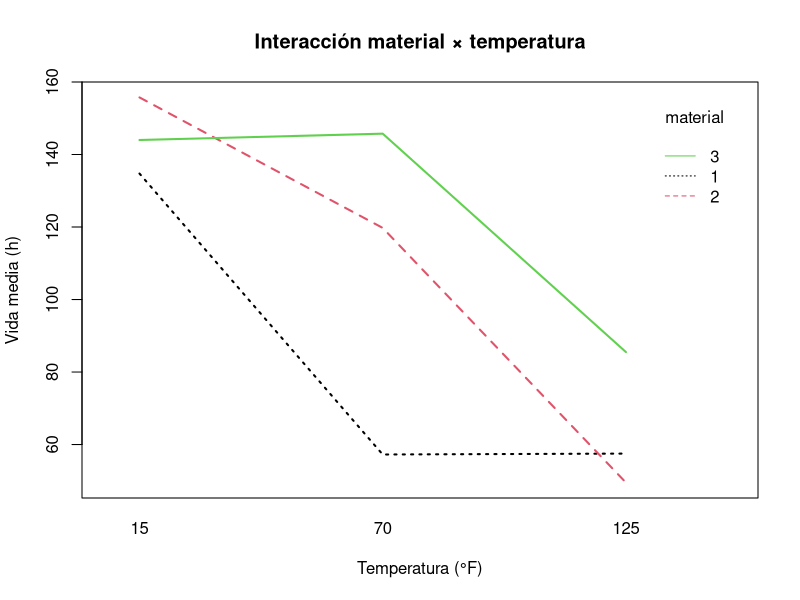
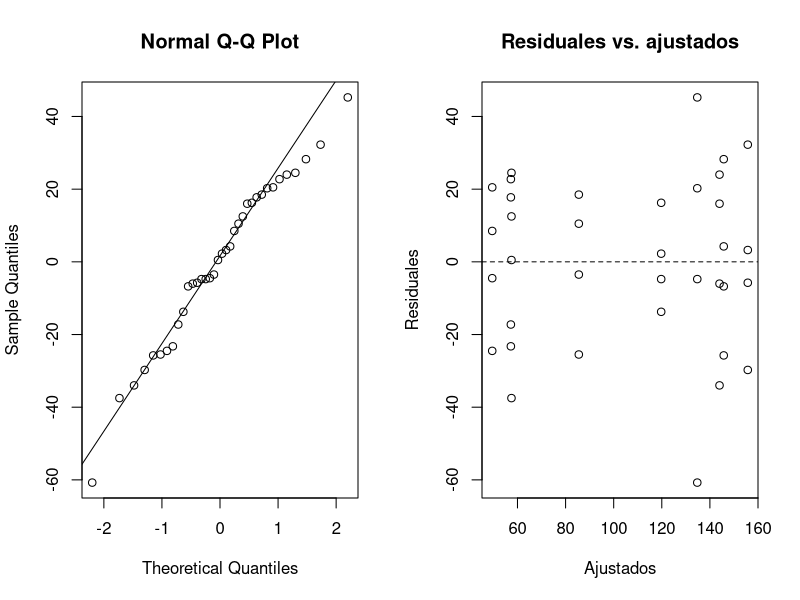
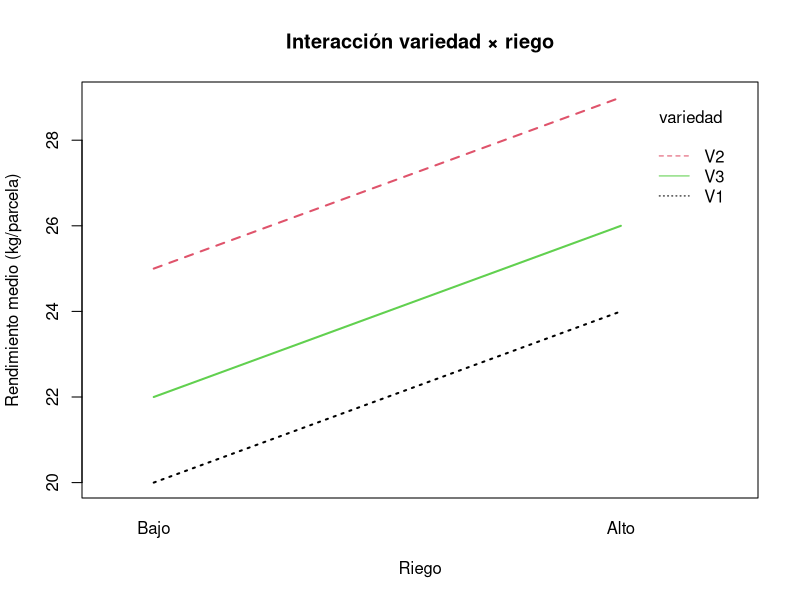
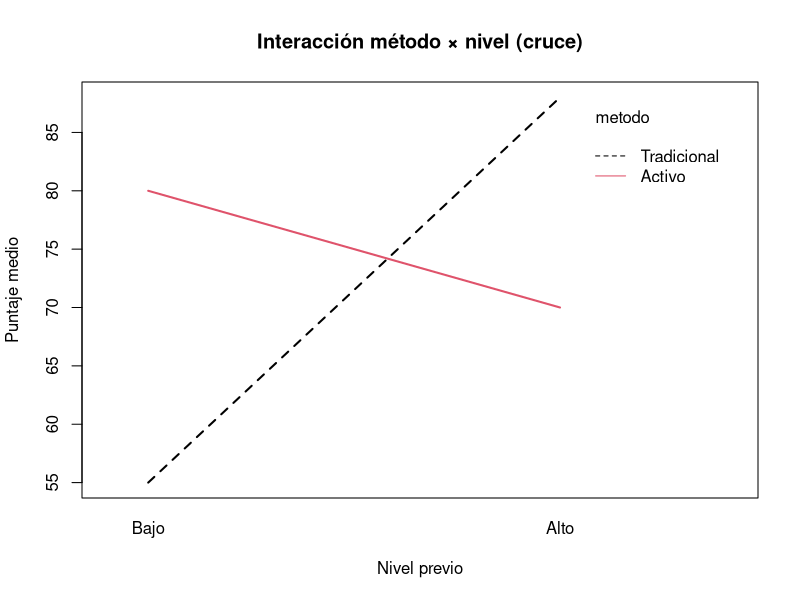

These charts were generated, in order, by the following R code:
## ---- chunk 1
knitr::opts_chunk$set(echo = TRUE, message = FALSE, warning = FALSE,
                      fig.width = 7, fig.height = 4)
## ---- chunk 2
suppressMessages(library(car))
set.seed(2)
## ---- chunk 3
df <- read.csv('../datos/vida-bateria.csv')
df$material <- factor(df$material)
df$temperatura <- factor(df$temperatura)
with(df, tapply(vida, list(material, temperatura), mean))
## ---- chunk 4
with(df, interaction.plot(temperatura, material, vida,
     xlab='Temperatura (°F)', ylab='Vida media (h)',
     main='Interacción material × temperatura', lwd=2, col=1:3))
## ---- chunk 5
modelo <- aov(vida ~ material * temperatura, data = df)
summary(modelo)
## ---- chunk 6
op <- par(mfrow = c(1, 2))
qqnorm(residuals(modelo)); qqline(residuals(modelo))
plot(fitted(modelo), residuals(modelo), xlab='Ajustados', ylab='Residuales',
     main='Residuales vs. ajustados'); abline(h=0, lty=2)
par(op)
shapiro.test(residuals(modelo))
## ---- chunk 7
fa <- expand.grid(rep = 1:3, riego = c('Bajo', 'Alto'),
                  variedad = c('V1', 'V2', 'V3'))
fa$rend <- c(19,20,21, 23,24,25,    # V1
             24,25,26, 28,29,30,    # V2
             21,22,23, 25,26,27)    # V3
fa$variedad <- factor(fa$variedad); fa$riego <- factor(fa$riego, c('Bajo', 'Alto'))
with(fa, tapply(rend, list(variedad, riego), mean))
## ---- chunk 8
with(fa, interaction.plot(riego, variedad, rend,
     xlab = 'Riego', ylab = 'Rendimiento medio (kg/parcela)',
     main = 'Interacción variedad × riego', lwd = 2, col = 1:3))
## ---- chunk 9
mod_t <- aov(rend ~ variedad * riego, data = fa)
summary(mod_t)
## ---- chunk 10
mod_ta <- aov(rend ~ variedad + riego, data = fa)
summary(mod_ta)
TukeyHSD(mod_ta, 'variedad')
## ---- chunk 11
fc <- expand.grid(rep = 1:3, nivel = c('Bajo', 'Alto'),
                  metodo = c('Tradicional', 'Activo'))
fc$puntaje <- c(53,55,57, 86,88,90,    # Tradicional
                78,80,82, 68,70,72)    # Activo
fc$metodo <- factor(fc$metodo); fc$nivel <- factor(fc$nivel, c('Bajo', 'Alto'))
with(fc, tapply(puntaje, list(metodo, nivel), mean))
## ---- chunk 12
with(fc, interaction.plot(nivel, metodo, puntaje,
     xlab = 'Nivel previo', ylab = 'Puntaje medio',
     main = 'Interacción método × nivel (cruce)', lwd = 2, col = 1:2))
## ---- chunk 13
mod_e <- aov(puntaje ~ metodo * nivel, data = fc)
summary(mod_e)
cat('\nMedia por método (promediando nivel):\n')
print(tapply(fc$puntaje, fc$metodo, mean))
## ---- chunk 14
f4 <- expand.grid(rep = 1:3, cat = c('bajo', 'alto'), temp = c('bajo', 'alto'))
f4$rend <- c(18,20,22, 23,25,27,    # temp bajo: cat bajo, cat alto
             28,30,32, 50,52,54)    # temp alto: cat bajo, cat alto
f4$temp <- factor(f4$temp); f4$cat <- factor(f4$cat)
m <- with(f4, tapply(rend, list(temp, cat), mean))
efecto_temp <- ((m['alto','bajo'] + m['alto','alto']) - (m['bajo','bajo'] + m['bajo','alto'])) / 2
efecto_cat  <- ((m['bajo','alto'] + m['alto','alto']) - (m['bajo','bajo'] + m['alto','bajo'])) / 2
efecto_int  <- ((m['alto','alto'] - m['bajo','alto']) - (m['alto','bajo'] - m['bajo','bajo'])) / 2
cat('Efecto temperatura =', efecto_temp, '\n')
cat('Efecto catalizador =', efecto_cat, '\n')
cat('Efecto interacción =', efecto_int, '\n')
## ---- chunk 15
mod_q <- aov(rend ~ temp * cat, data = f4)
summary(mod_q)
